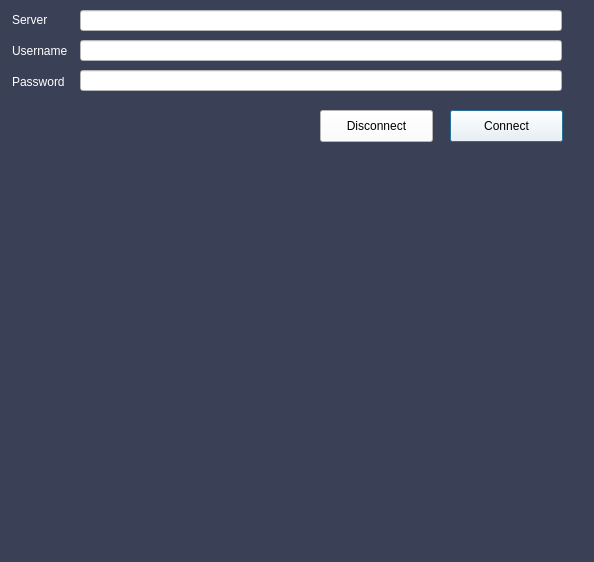
<?xml version="1.0" encoding="UTF-8"?>
<ui version="4.0">
 <class>Dialog</class>
 <widget class="QDialog" name="Dialog">
  <property name="geometry">
   <rect>
    <x>0</x>
    <y>0</y>
    <width>594</width>
    <height>562</height>
   </rect>
  </property>
  <property name="windowTitle">
   <string>Dialog</string>
  </property>
  <property name="styleSheet">
   <string notr="true">background-color: #3a4055;
color: white</string>
  </property>
  <widget class="QLabel" name="serverLabel">
   <property name="geometry">
    <rect>
     <x>12</x>
     <y>12</y>
     <width>40</width>
     <height>16</height>
    </rect>
   </property>
   <property name="text">
    <string>Server</string>
   </property>
  </widget>
  <widget class="QLabel" name="usernameLabel">
   <property name="geometry">
    <rect>
     <x>12</x>
     <y>43</y>
     <width>62</width>
     <height>16</height>
    </rect>
   </property>
   <property name="text">
    <string>Username</string>
   </property>
  </widget>
  <widget class="QLabel" name="passwordLabel">
   <property name="geometry">
    <rect>
     <x>12</x>
     <y>74</y>
     <width>60</width>
     <height>16</height>
    </rect>
   </property>
   <property name="text">
    <string>Password</string>
   </property>
  </widget>
  <widget class="QPushButton" name="pushButton">
   <property name="geometry">
    <rect>
     <x>450</x>
     <y>110</y>
     <width>113</width>
     <height>32</height>
    </rect>
   </property>
   <property name="styleSheet">
    <string notr="true">background-color: rgb(255, 255, 255);
color: black;</string>
   </property>
   <property name="text">
    <string>Connect</string>
   </property>
  </widget>
  <widget class="QLineEdit" name="serverName_2">
   <property name="geometry">
    <rect>
     <x>80</x>
     <y>40</y>
     <width>482</width>
     <height>21</height>
    </rect>
   </property>
   <property name="minimumSize">
    <size>
     <width>482</width>
     <height>0</height>
    </size>
   </property>
   <property name="maximumSize">
    <size>
     <width>482</width>
     <height>16777215</height>
    </size>
   </property>
   <property name="styleSheet">
    <string notr="true">background-color: white;</string>
   </property>
   <property name="text">
    <string/>
   </property>
  </widget>
  <widget class="QLineEdit" name="serverName_3">
   <property name="geometry">
    <rect>
     <x>80</x>
     <y>10</y>
     <width>482</width>
     <height>21</height>
    </rect>
   </property>
   <property name="minimumSize">
    <size>
     <width>482</width>
     <height>0</height>
    </size>
   </property>
   <property name="maximumSize">
    <size>
     <width>482</width>
     <height>16777215</height>
    </size>
   </property>
   <property name="styleSheet">
    <string notr="true">background-color: white;</string>
   </property>
   <property name="text">
    <string/>
   </property>
  </widget>
  <widget class="QLineEdit" name="serverName_4">
   <property name="geometry">
    <rect>
     <x>80</x>
     <y>70</y>
     <width>482</width>
     <height>21</height>
    </rect>
   </property>
   <property name="minimumSize">
    <size>
     <width>482</width>
     <height>0</height>
    </size>
   </property>
   <property name="maximumSize">
    <size>
     <width>482</width>
     <height>16777215</height>
    </size>
   </property>
   <property name="styleSheet">
    <string notr="true">background-color: white;</string>
   </property>
   <property name="text">
    <string/>
   </property>
  </widget>
  <widget class="QPushButton" name="pushButton_2">
   <property name="geometry">
    <rect>
     <x>320</x>
     <y>110</y>
     <width>113</width>
     <height>32</height>
    </rect>
   </property>
   <property name="styleSheet">
    <string notr="true">background-color: rgb(255, 255, 255);
color: black;</string>
   </property>
   <property name="text">
    <string>Disconnect</string>
   </property>
  </widget>
 </widget>
 <resources/>
 <connections/>
</ui>
